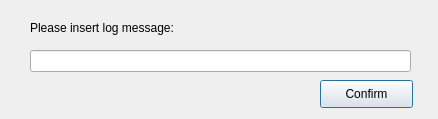
<?xml version="1.0" encoding="UTF-8"?>
<ui version="4.0">
 <class>customlog</class>
 <widget class="QDialog" name="customlog">
  <property name="geometry">
   <rect>
    <x>0</x>
    <y>0</y>
    <width>438</width>
    <height>119</height>
   </rect>
  </property>
  <property name="windowTitle">
   <string>Dialog</string>
  </property>
  <widget class="QPushButton" name="btnConfirm">
   <property name="geometry">
    <rect>
     <x>320</x>
     <y>80</y>
     <width>93</width>
     <height>28</height>
    </rect>
   </property>
   <property name="text">
    <string>Confirm</string>
   </property>
  </widget>
  <widget class="QLineEdit" name="leMsg">
   <property name="geometry">
    <rect>
     <x>30</x>
     <y>50</y>
     <width>381</width>
     <height>22</height>
    </rect>
   </property>
  </widget>
  <widget class="QLabel" name="label">
   <property name="geometry">
    <rect>
     <x>30</x>
     <y>20</y>
     <width>221</width>
     <height>16</height>
    </rect>
   </property>
   <property name="text">
    <string>Please insert log message: </string>
   </property>
  </widget>
 </widget>
 <resources/>
 <connections/>
</ui>
